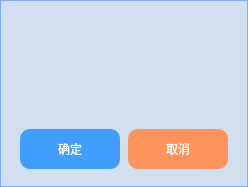
<?xml version="1.0" encoding="UTF-8"?>
<ui version="4.0">
 <class>confirm</class>
 <widget class="QDialog" name="confirm">
  <property name="geometry">
   <rect>
    <x>0</x>
    <y>0</y>
    <width>248</width>
    <height>187</height>
   </rect>
  </property>
  <property name="maximumSize">
   <size>
    <width>16777215</width>
    <height>16777215</height>
   </size>
  </property>
  <property name="windowTitle">
   <string>Dialog</string>
  </property>
  <property name="styleSheet">
   <string notr="true">#confirm{
border:1px solid #7EABFF;
background-color:#D2DFEF;
}</string>
  </property>
  <layout class="QVBoxLayout" name="verticalLayout">
   <property name="leftMargin">
    <number>0</number>
   </property>
   <property name="topMargin">
    <number>0</number>
   </property>
   <property name="rightMargin">
    <number>0</number>
   </property>
   <property name="bottomMargin">
    <number>0</number>
   </property>
   <item>
    <widget class="QWidget" name="wid" native="true">
     <property name="styleSheet">
      <string notr="true"/>
     </property>
     <layout class="QVBoxLayout" name="verticalLayout_2">
      <item>
       <widget class="QLabel" name="title">
        <property name="styleSheet">
         <string notr="true">font:25pt;
</string>
        </property>
        <property name="text">
         <string/>
        </property>
        <property name="alignment">
         <set>Qt::AlignCenter</set>
        </property>
       </widget>
      </item>
      <item>
       <widget class="QLabel" name="message">
        <property name="sizePolicy">
         <sizepolicy hsizetype="Preferred" vsizetype="Preferred">
          <horstretch>0</horstretch>
          <verstretch>0</verstretch>
         </sizepolicy>
        </property>
        <property name="minimumSize">
         <size>
          <width>0</width>
          <height>0</height>
         </size>
        </property>
        <property name="maximumSize">
         <size>
          <width>16777215</width>
          <height>50</height>
         </size>
        </property>
        <property name="font">
         <font>
          <pointsize>11</pointsize>
         </font>
        </property>
        <property name="text">
         <string/>
        </property>
        <property name="alignment">
         <set>Qt::AlignCenter</set>
        </property>
       </widget>
      </item>
      <item>
       <widget class="QWidget" name="widget" native="true">
        <property name="sizePolicy">
         <sizepolicy hsizetype="Preferred" vsizetype="Preferred">
          <horstretch>0</horstretch>
          <verstretch>0</verstretch>
         </sizepolicy>
        </property>
        <property name="minimumSize">
         <size>
          <width>0</width>
          <height>0</height>
         </size>
        </property>
        <property name="styleSheet">
         <string notr="true">QPushButton{
border:none;
border-radius:10px;
color:white;
}
#ok{
background-color:#409EFF
}
#ok:hover{
background-color:#70B6FF
}
#ok:pressed{
background:#155CA6
}
#nok{
background-color: #FE935B
}
#nok:hover{
	background-color: rgb(255, 173, 130);
}
#nok:pressed{
	background-color: rgb(222, 106, 45);
}</string>
        </property>
        <layout class="QHBoxLayout" name="horizontalLayout">
         <item>
          <widget class="QPushButton" name="ok">
           <property name="minimumSize">
            <size>
             <width>0</width>
             <height>40</height>
            </size>
           </property>
           <property name="maximumSize">
            <size>
             <width>100</width>
             <height>16777215</height>
            </size>
           </property>
           <property name="styleSheet">
            <string notr="true"/>
           </property>
           <property name="text">
            <string>确定</string>
           </property>
          </widget>
         </item>
         <item>
          <widget class="QPushButton" name="nok">
           <property name="minimumSize">
            <size>
             <width>0</width>
             <height>40</height>
            </size>
           </property>
           <property name="maximumSize">
            <size>
             <width>100</width>
             <height>16777215</height>
            </size>
           </property>
           <property name="styleSheet">
            <string notr="true"/>
           </property>
           <property name="text">
            <string>取消</string>
           </property>
          </widget>
         </item>
        </layout>
       </widget>
      </item>
     </layout>
    </widget>
   </item>
  </layout>
 </widget>
 <resources/>
 <connections/>
</ui>
